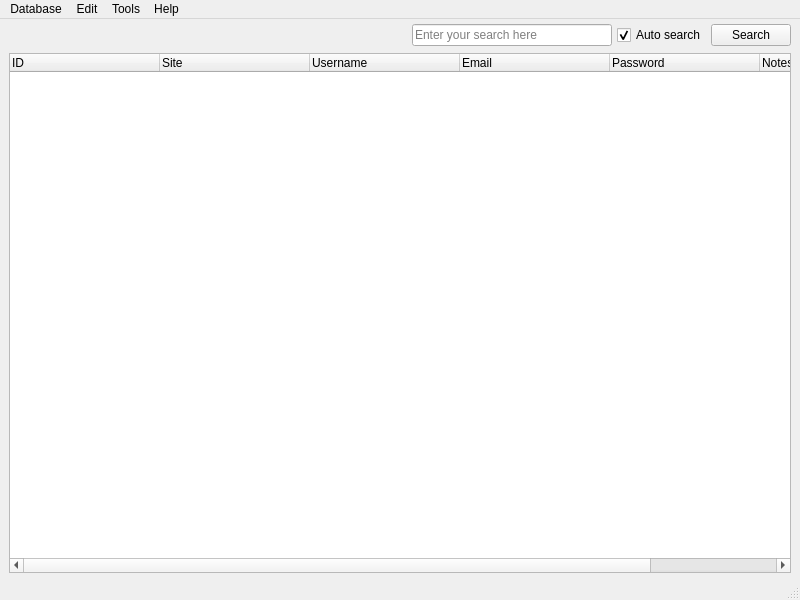
<?xml version="1.0" encoding="UTF-8"?>
<ui version="4.0">
 <class>mainTableWindow</class>
 <widget class="QMainWindow" name="mainTableWindow">
  <property name="windowModality">
   <enum>Qt::NonModal</enum>
  </property>
  <property name="geometry">
   <rect>
    <x>0</x>
    <y>0</y>
    <width>800</width>
    <height>600</height>
   </rect>
  </property>
  <property name="contextMenuPolicy">
   <enum>Qt::CustomContextMenu</enum>
  </property>
  <property name="windowTitle">
   <string>Pastword</string>
  </property>
  <property name="windowIcon">
   <iconset resource="resources.qrc">
    <normaloff>:/application/icons/logo.png</normaloff>:/application/icons/logo.png</iconset>
  </property>
  <property name="toolButtonStyle">
   <enum>Qt::ToolButtonTextOnly</enum>
  </property>
  <property name="tabShape">
   <enum>QTabWidget::Rounded</enum>
  </property>
  <widget class="QWidget" name="centralwidget">
   <layout class="QVBoxLayout" name="verticalLayout">
    <property name="spacing">
     <number>2</number>
    </property>
    <property name="topMargin">
     <number>0</number>
    </property>
    <property name="bottomMargin">
     <number>0</number>
    </property>
    <item>
     <layout class="QHBoxLayout" name="horizontalLayout_2">
      <property name="spacing">
       <number>5</number>
      </property>
      <property name="topMargin">
       <number>5</number>
      </property>
      <item>
       <spacer name="horizontalSpacer">
        <property name="orientation">
         <enum>Qt::Horizontal</enum>
        </property>
        <property name="sizeType">
         <enum>QSizePolicy::MinimumExpanding</enum>
        </property>
        <property name="sizeHint" stdset="0">
         <size>
          <width>120</width>
          <height>20</height>
         </size>
        </property>
       </spacer>
      </item>
      <item>
       <widget class="QLineEdit" name="txtSearch">
        <property name="sizePolicy">
         <sizepolicy hsizetype="Minimum" vsizetype="Fixed">
          <horstretch>0</horstretch>
          <verstretch>0</verstretch>
         </sizepolicy>
        </property>
        <property name="minimumSize">
         <size>
          <width>200</width>
          <height>0</height>
         </size>
        </property>
        <property name="text">
         <string/>
        </property>
        <property name="placeholderText">
         <string>Enter your search here</string>
        </property>
       </widget>
      </item>
      <item>
       <widget class="QCheckBox" name="cbAutoSearch">
        <property name="text">
         <string>Auto search</string>
        </property>
        <property name="checked">
         <bool>true</bool>
        </property>
        <property name="tristate">
         <bool>false</bool>
        </property>
       </widget>
      </item>
      <item>
       <widget class="QPushButton" name="pbSearch">
        <property name="text">
         <string>Search</string>
        </property>
        <property name="icon">
         <iconset resource="resources.qrc">
          <normaloff>:/search/icons/search.png</normaloff>:/search/icons/search.png</iconset>
        </property>
       </widget>
      </item>
     </layout>
    </item>
    <item>
     <layout class="QHBoxLayout" name="horizontalLayout">
      <property name="spacing">
       <number>5</number>
      </property>
      <property name="sizeConstraint">
       <enum>QLayout::SetNoConstraint</enum>
      </property>
      <property name="leftMargin">
       <number>0</number>
      </property>
      <property name="topMargin">
       <number>5</number>
      </property>
      <property name="rightMargin">
       <number>0</number>
      </property>
      <property name="bottomMargin">
       <number>5</number>
      </property>
      <item>
       <widget class="QTableWidget" name="loginTable">
        <property name="minimumSize">
         <size>
          <width>505</width>
          <height>0</height>
         </size>
        </property>
        <property name="frameShadow">
         <enum>QFrame::Plain</enum>
        </property>
        <property name="lineWidth">
         <number>2</number>
        </property>
        <property name="midLineWidth">
         <number>1</number>
        </property>
        <property name="verticalScrollBarPolicy">
         <enum>Qt::ScrollBarAsNeeded</enum>
        </property>
        <property name="horizontalScrollBarPolicy">
         <enum>Qt::ScrollBarAsNeeded</enum>
        </property>
        <property name="editTriggers">
         <set>QAbstractItemView::NoEditTriggers</set>
        </property>
        <property name="tabKeyNavigation">
         <bool>false</bool>
        </property>
        <property name="showDropIndicator" stdset="0">
         <bool>false</bool>
        </property>
        <property name="alternatingRowColors">
         <bool>true</bool>
        </property>
        <property name="selectionBehavior">
         <enum>QAbstractItemView::SelectRows</enum>
        </property>
        <property name="gridStyle">
         <enum>Qt::SolidLine</enum>
        </property>
        <property name="cornerButtonEnabled">
         <bool>false</bool>
        </property>
        <property name="columnCount">
         <number>6</number>
        </property>
        <attribute name="horizontalHeaderVisible">
         <bool>true</bool>
        </attribute>
        <attribute name="horizontalHeaderCascadingSectionResizes">
         <bool>true</bool>
        </attribute>
        <attribute name="horizontalHeaderDefaultSectionSize">
         <number>150</number>
        </attribute>
        <attribute name="horizontalHeaderMinimumSectionSize">
         <number>10</number>
        </attribute>
        <attribute name="horizontalHeaderStretchLastSection">
         <bool>true</bool>
        </attribute>
        <attribute name="verticalHeaderVisible">
         <bool>false</bool>
        </attribute>
        <attribute name="verticalHeaderStretchLastSection">
         <bool>false</bool>
        </attribute>
        <column>
         <property name="text">
          <string>ID</string>
         </property>
         <property name="textAlignment">
          <set>AlignLeft|AlignVCenter</set>
         </property>
        </column>
        <column>
         <property name="text">
          <string>Site</string>
         </property>
         <property name="textAlignment">
          <set>AlignLeft|AlignVCenter</set>
         </property>
        </column>
        <column>
         <property name="text">
          <string>Username</string>
         </property>
         <property name="textAlignment">
          <set>AlignLeft|AlignVCenter</set>
         </property>
        </column>
        <column>
         <property name="text">
          <string>Email</string>
         </property>
         <property name="textAlignment">
          <set>AlignLeft|AlignVCenter</set>
         </property>
        </column>
        <column>
         <property name="text">
          <string>Password</string>
         </property>
         <property name="textAlignment">
          <set>AlignLeft|AlignVCenter</set>
         </property>
        </column>
        <column>
         <property name="text">
          <string>Notes</string>
         </property>
         <property name="textAlignment">
          <set>AlignLeft|AlignVCenter</set>
         </property>
        </column>
       </widget>
      </item>
     </layout>
    </item>
   </layout>
  </widget>
  <widget class="QMenuBar" name="menubar">
   <property name="geometry">
    <rect>
     <x>0</x>
     <y>0</y>
     <width>800</width>
     <height>23</height>
    </rect>
   </property>
   <widget class="QMenu" name="menuDatabase">
    <property name="title">
     <string>Database</string>
    </property>
    <addaction name="actionOpen"/>
    <addaction name="actionNewDB"/>
    <addaction name="separator"/>
    <addaction name="actionSave"/>
    <addaction name="actionSave_as"/>
    <addaction name="separator"/>
    <addaction name="actionRefresh_table"/>
   </widget>
   <widget class="QMenu" name="menuEdit">
    <property name="title">
     <string>Edit</string>
    </property>
    <addaction name="actionAdd_entry"/>
    <addaction name="actionRemove_entry"/>
    <addaction name="separator"/>
    <addaction name="actionEdit_entry"/>
    <addaction name="separator"/>
    <addaction name="actionUndo"/>
    <addaction name="actionRedo"/>
   </widget>
   <widget class="QMenu" name="menuHelp">
    <property name="title">
     <string>Help</string>
    </property>
    <addaction name="actionAbout"/>
   </widget>
   <widget class="QMenu" name="menuTools">
    <property name="title">
     <string>Tools</string>
    </property>
    <addaction name="actionPassword_Generator"/>
    <addaction name="separator"/>
    <addaction name="actionClear_deleted_entries"/>
    <addaction name="actionHide_passwords"/>
   </widget>
   <addaction name="menuDatabase"/>
   <addaction name="menuEdit"/>
   <addaction name="menuTools"/>
   <addaction name="menuHelp"/>
  </widget>
  <widget class="QStatusBar" name="statusbar">
   <property name="sizeGripEnabled">
    <bool>true</bool>
   </property>
  </widget>
  <action name="actionOpen">
   <property name="icon">
    <iconset resource="resources.qrc">
     <normaloff>:/database/icons/database_connect.png</normaloff>:/database/icons/database_connect.png</iconset>
   </property>
   <property name="text">
    <string>Open</string>
   </property>
  </action>
  <action name="actionSave">
   <property name="icon">
    <iconset resource="resources.qrc">
     <normaloff>:/database/icons/database_save.png</normaloff>:/database/icons/database_save.png</iconset>
   </property>
   <property name="text">
    <string>Save</string>
   </property>
  </action>
  <action name="actionNew">
   <property name="checkable">
    <bool>false</bool>
   </property>
   <property name="text">
    <string>New</string>
   </property>
  </action>
  <action name="actionSave_as">
   <property name="text">
    <string>Save as...</string>
   </property>
  </action>
  <action name="actionAdd_entry">
   <property name="icon">
    <iconset resource="resources.qrc">
     <normaloff>:/table/icons/table_add.png</normaloff>:/table/icons/table_add.png</iconset>
   </property>
   <property name="text">
    <string>Add entry</string>
   </property>
  </action>
  <action name="actionRemove_entry">
   <property name="icon">
    <iconset resource="resources.qrc">
     <normaloff>:/table/icons/table_delete.png</normaloff>:/table/icons/table_delete.png</iconset>
   </property>
   <property name="text">
    <string>Remove entry</string>
   </property>
  </action>
  <action name="actionAbout">
   <property name="icon">
    <iconset resource="resources.qrc">
     <normaloff>:/application/icons/help.png</normaloff>:/application/icons/help.png</iconset>
   </property>
   <property name="text">
    <string>About</string>
   </property>
  </action>
  <action name="actionPassword_Generator">
   <property name="icon">
    <iconset resource="resources.qrc">
     <normaloff>:/tools/icons/calculator.png</normaloff>:/tools/icons/calculator.png</iconset>
   </property>
   <property name="text">
    <string>Password generator</string>
   </property>
  </action>
  <action name="actionEdit_entry">
   <property name="icon">
    <iconset resource="resources.qrc">
     <normaloff>:/table/icons/table_edit.png</normaloff>:/table/icons/table_edit.png</iconset>
   </property>
   <property name="text">
    <string>Edit entry</string>
   </property>
  </action>
  <action name="actionNewDB">
   <property name="icon">
    <iconset resource="resources.qrc">
     <normaloff>:/database/icons/database_add.png</normaloff>:/database/icons/database_add.png</iconset>
   </property>
   <property name="text">
    <string>New</string>
   </property>
  </action>
  <action name="actionUndo">
   <property name="icon">
    <iconset resource="resources.qrc">
     <normaloff>:/undoRedo/icons/undo.png</normaloff>:/undoRedo/icons/undo.png</iconset>
   </property>
   <property name="text">
    <string>Undo</string>
   </property>
  </action>
  <action name="actionRedo">
   <property name="icon">
    <iconset resource="resources.qrc">
     <normaloff>:/undoRedo/icons/redo.png</normaloff>:/undoRedo/icons/redo.png</iconset>
   </property>
   <property name="text">
    <string>Redo</string>
   </property>
  </action>
  <action name="actionHide_passwords">
   <property name="checkable">
    <bool>true</bool>
   </property>
   <property name="checked">
    <bool>true</bool>
   </property>
   <property name="text">
    <string>Hide passwords</string>
   </property>
  </action>
  <action name="actionClear_deleted_entries">
   <property name="text">
    <string>Clear deleted entries</string>
   </property>
  </action>
  <action name="actionRefresh_table">
   <property name="text">
    <string>Refresh table</string>
   </property>
  </action>
 </widget>
 <tabstops>
  <tabstop>loginTable</tabstop>
  <tabstop>txtSearch</tabstop>
  <tabstop>cbAutoSearch</tabstop>
  <tabstop>pbSearch</tabstop>
 </tabstops>
 <resources>
  <include location="resources.qrc"/>
 </resources>
 <connections/>
</ui>
